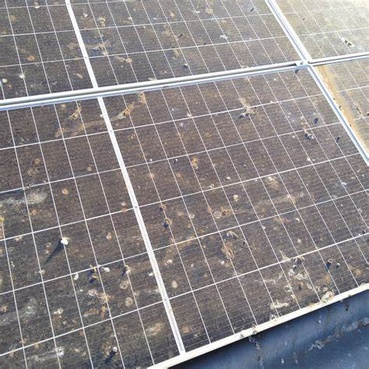
#> input picture Faulty_solar_panel/Bird-drop/Bird (10).jpg, 369 x 369 px, shrunk from 474 x 474 before the run, found by its file name; its folder holds only this picture in this run
$ python eda_visualizations.py
#> lines starting #> are read from the running program, lines starting #| are printed output that depends on the picture
import os
import numpy as np
import pandas as pd
import matplotlib.pyplot as plt
import seaborn as sns
from pathlib import Path
import cv2
from collections import Counter
import json

# Set style for plots
plt.style.use('ggplot')
sns.set(style="whitegrid")

def create_output_dir():
    """Create output directory for visualizations"""
    output_dir = Path('visualization/static')
    output_dir.mkdir(parents=True, exist_ok=True)
    return output_dir

def count_images_by_class(data_dir):
    """Count the number of images in each class"""
#> called with data_dir = 'Faulty_solar_panel'
    class_counts = {}

    # Get all subdirectories in the data directory
    for class_name in os.listdir(data_dir):
        class_dir = os.path.join(data_dir, class_name)

        # Skip if not a directory
        if not os.path.isdir(class_dir):
            continue

        # Count images in the directory
        image_files = [f for f in os.listdir(class_dir)
                      if f.lower().endswith(('.jpg', '.jpeg', '.png'))]
        class_counts[class_name] = len(image_files)
#> pass 2 of the loop in count_images_by_class, `for class_name in os.listdir(data_dir):`:

    return class_counts

def plot_class_distribution(class_counts, output_dir):
    """Plot the distribution of images across classes"""
    plt.figure(figsize=(12, 6))

    # Sort classes by count
    sorted_counts = {k: v for k, v in sorted(class_counts.items(),
                                            key=lambda item: item[1],
                                            reverse=True)}

    # Create bar plot
    bars = plt.bar(sorted_counts.keys(), sorted_counts.values(), color='skyblue')

    # Add count labels on top of bars
    for bar in bars:
        height = bar.get_height()
        plt.text(bar.get_x() + bar.get_width()/2., height + 5,
                f'{height}', ha='center', va='bottom')

    plt.title('Number of Images per Class', fontsize=16)
    plt.xlabel('Class', fontsize=14)
    plt.ylabel('Number of Images', fontsize=14)
    plt.xticks(rotation=45, ha='right')
    plt.tight_layout()

    # Save the plot
    plt.savefig(output_dir / 'class_distribution.png', dpi=300, bbox_inches='tight')
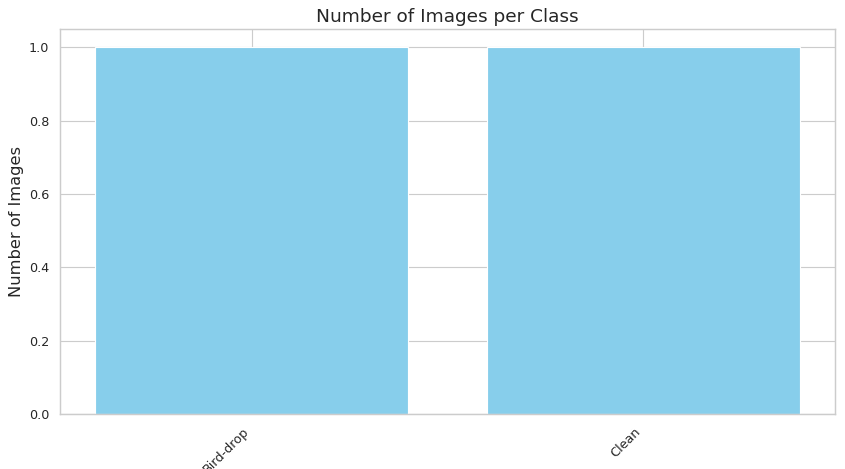
#> figure drawn by matplotlib, 1 panel
    plt.close()

def analyze_image_dimensions(data_dir):
    """Analyze the dimensions of images in the dataset"""
#> called with data_dir = 'Faulty_solar_panel'
    widths = []
    heights = []
    aspect_ratios = []

    # Process all images in all subdirectories
    for class_name in os.listdir(data_dir):
        class_dir = os.path.join(data_dir, class_name)

        # Skip if not a directory
        if not os.path.isdir(class_dir):
            continue

        # Get all image files
        image_files = [os.path.join(class_dir, f) for f in os.listdir(class_dir)
                      if f.lower().endswith(('.jpg', '.jpeg', '.png'))]

        # Sample images if there are too many
        if len(image_files) > 100:
            import random
            image_files = random.sample(image_files, 100)

        # Process each image
        for img_path in image_files:
            try:
                img = cv2.imread(img_path)
#> img is the input picture: shape (369, 369, 3); mean B, G, R 135, 133.8, 138.7
                if img is not None:
                    h, w = img.shape[:2]
#> h = 369; w = 369
                    widths.append(w)
                    heights.append(h)
                    aspect_ratios.append(w / h)
            except Exception as e:
                print(f"Error processing {img_path}: {e}")
#> pass 2 of the loop in analyze_image_dimensions, `for class_name in os.listdir(data_dir):`:
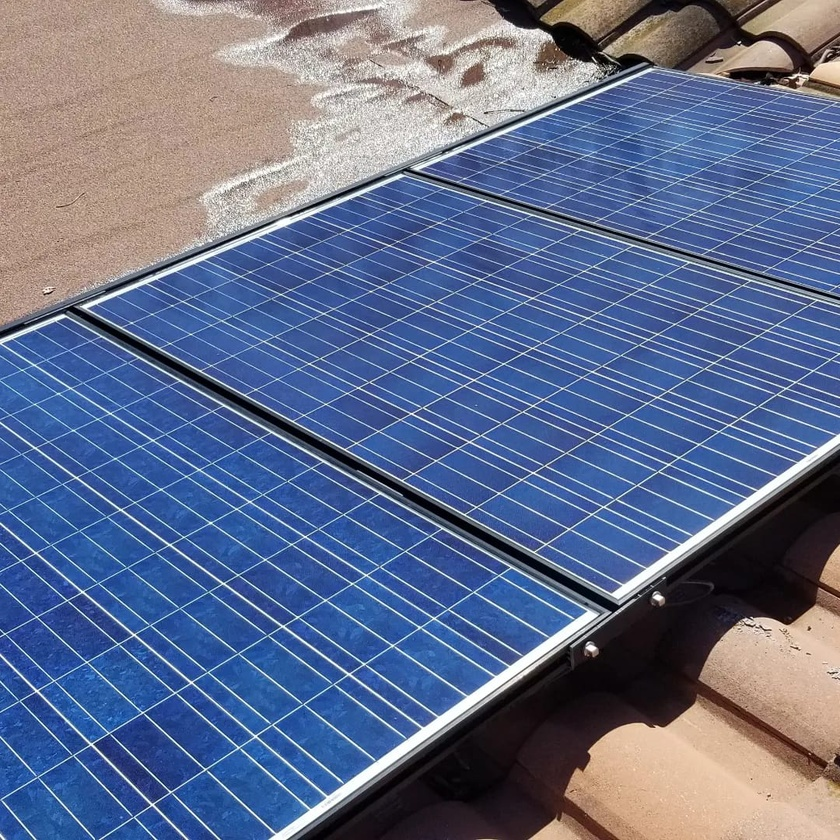
#> input picture Faulty_solar_panel/Clean/Clean (100).jpg, 840 x 840 px, shrunk from 1080 x 1080 before the run, found by its file name
#> in analyze_image_dimensions, img is the input picture: shape (840, 840, 3); mean B, G, R 140.9, 109.4, 97.5

    return widths, heights, aspect_ratios

def plot_dimension_distributions(widths, heights, aspect_ratios, output_dir):
    """Plot distributions of image dimensions"""
    # Create figure with subplots
    fig, axes = plt.subplots(1, 3, figsize=(18, 6))

    # Plot width distribution
    sns.histplot(widths, kde=True, ax=axes[0], color='skyblue')
    axes[0].set_title('Image Width Distribution', fontsize=14)
    axes[0].set_xlabel('Width (pixels)', fontsize=12)
    axes[0].set_ylabel('Count', fontsize=12)

    # Plot height distribution
    sns.histplot(heights, kde=True, ax=axes[1], color='lightgreen')
    axes[1].set_title('Image Height Distribution', fontsize=14)
    axes[1].set_xlabel('Height (pixels)', fontsize=12)
    axes[1].set_ylabel('Count', fontsize=12)

    # Plot aspect ratio distribution
    sns.histplot(aspect_ratios, kde=True, ax=axes[2], color='salmon')
    axes[2].set_title('Aspect Ratio Distribution', fontsize=14)
    axes[2].set_xlabel('Aspect Ratio (width/height)', fontsize=12)
    axes[2].set_ylabel('Count', fontsize=12)

    plt.tight_layout()

    # Save the plot
    plt.savefig(output_dir / 'dimension_distributions.png', dpi=300, bbox_inches='tight')
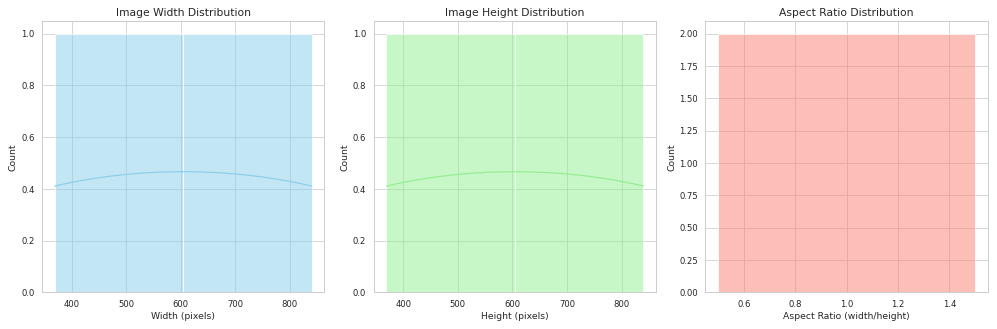
#> figure drawn by matplotlib, 3 panels; panel 1: curve peaks at x = 603.3, y = 0.466; panel 2: curve peaks at x = 603.3, y = 0.466
    plt.close()

def analyze_image_brightness(data_dir):
    """Analyze the brightness of images in the dataset"""
#> called with data_dir = 'Faulty_solar_panel'
    brightness_by_class = {}

    # Process all images in all subdirectories
    for class_name in os.listdir(data_dir):
        class_dir = os.path.join(data_dir, class_name)

        # Skip if not a directory
        if not os.path.isdir(class_dir):
            continue

        # Get all image files
        image_files = [os.path.join(class_dir, f) for f in os.listdir(class_dir)
                      if f.lower().endswith(('.jpg', '.jpeg', '.png'))]

        # Sample images if there are too many
        if len(image_files) > 50:
            import random
            image_files = random.sample(image_files, 50)

        brightness_values = []

        # Process each image
        for img_path in image_files:
            try:
                img = cv2.imread(img_path)
                if img is not None:
                    # Convert to grayscale
                    gray = cv2.cvtColor(img, cv2.COLOR_BGR2GRAY)
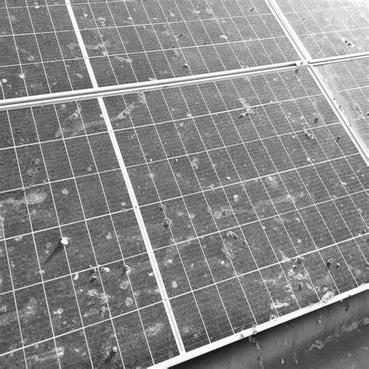
#> gray: shape (369, 369); min 6, max 255, mean 135.4
                    # Calculate average brightness
                    brightness = np.mean(gray)
#> brightness = 135.4
                    brightness_values.append(brightness)
            except Exception as e:
                print(f"Error processing {img_path}: {e}")

        if brightness_values:
            brightness_by_class[class_name] = brightness_values
#> pass 2 of the loop in analyze_image_brightness, `for class_name in os.listdir(data_dir):`:
#> in analyze_image_brightness, `gray = cv2.cvtColor(img, cv2.COLOR_BGR2GRAY)`:
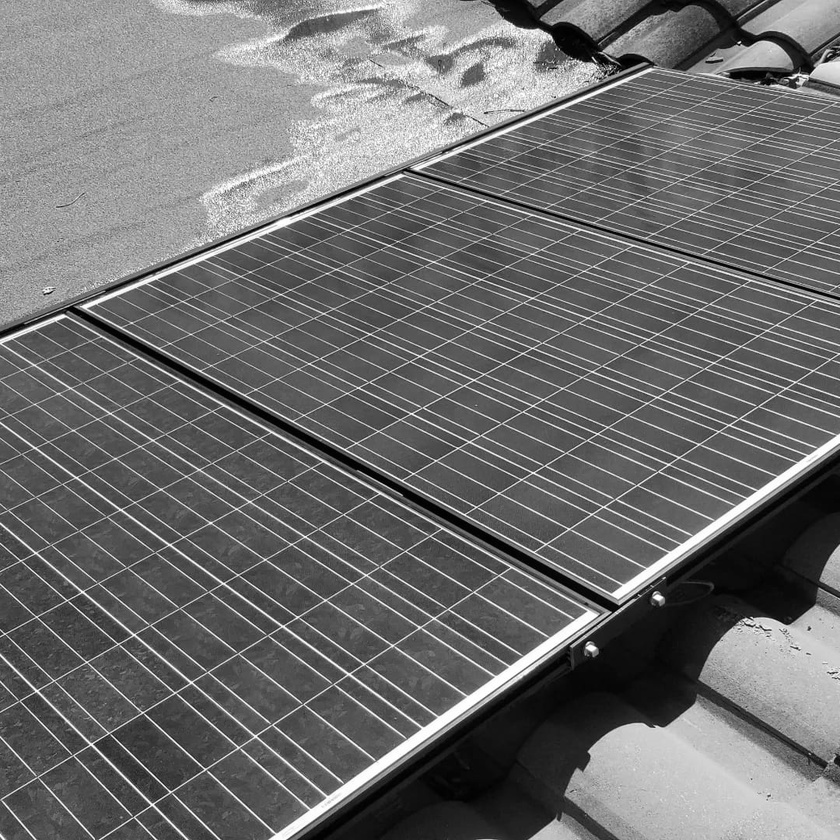
#> gray: shape (840, 840); min 0, max 255, mean 109.4
#> brightness = 109.4
#> in main, `brightness_by_class = analyze_image_brightness(train_dir)`: brightness_by_class = {'Bird-drop': [135.4], 'Clean': [109.4]}

    return brightness_by_class

def plot_brightness_distribution(brightness_by_class, output_dir):
    """Plot distribution of image brightness by class"""
    plt.figure(figsize=(12, 8))

    # Create box plot
    data = []
    labels = []

    for class_name, values in brightness_by_class.items():
        data.append(values)
        labels.append(class_name)
#> this loop made 2 passes
#> after the loop, data = [[135.4], [109.4]]; labels = ['Bird-drop', 'Clean']

    plt.boxplot(data, labels=labels, patch_artist=True)

    plt.title('Image Brightness Distribution by Class', fontsize=16)
    plt.xlabel('Class', fontsize=14)
    plt.ylabel('Brightness (0-255)', fontsize=14)
    plt.xticks(rotation=45, ha='right')
    plt.tight_layout()

    # Save the plot
    plt.savefig(output_dir / 'brightness_distribution.png', dpi=300, bbox_inches='tight')
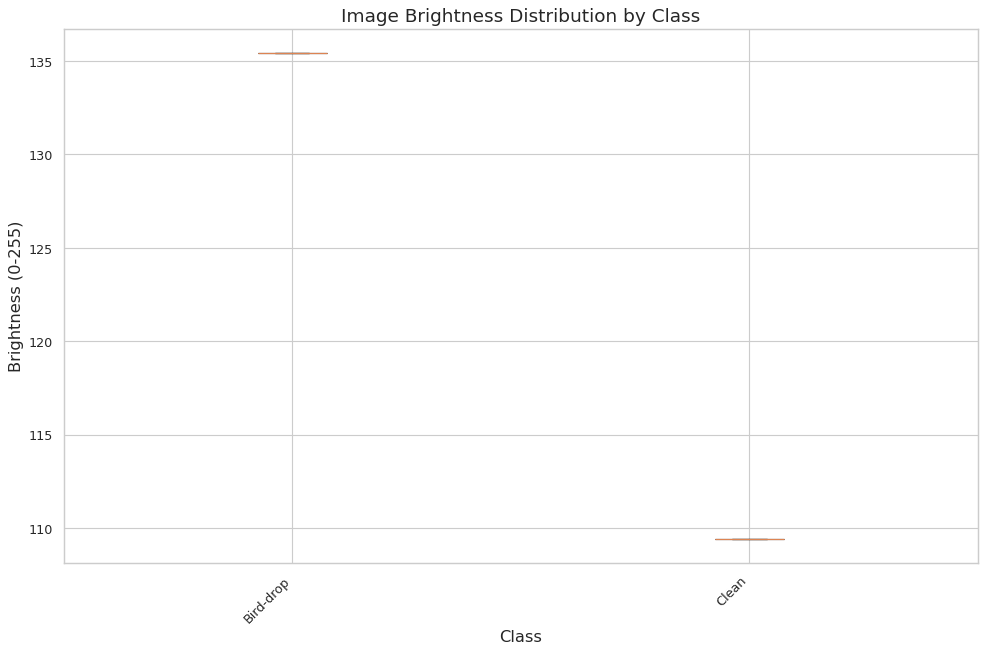
#> figure drawn by matplotlib, 1 panel
    plt.close()

def create_sample_grid(data_dir, output_dir):
    """Create a grid of sample images from each class"""
#> called with data_dir = 'Faulty_solar_panel'
    # Get all class directories
    class_dirs = [d for d in os.listdir(data_dir) if os.path.isdir(os.path.join(data_dir, d))]

    # Number of samples per class
    n_samples = 5

    # Create a grid with one row per class
    n_rows = len(class_dirs)
    n_cols = n_samples

    plt.figure(figsize=(n_cols * 3, n_rows * 3))

    for i, class_name in enumerate(class_dirs):
        class_dir = os.path.join(data_dir, class_name)

        # Get all image files
        image_files = [os.path.join(class_dir, f) for f in os.listdir(class_dir)
                      if f.lower().endswith(('.jpg', '.jpeg', '.png'))]

        # Sample images
        if len(image_files) > n_samples:
            import random
            sampled_files = random.sample(image_files, n_samples)
        else:
            sampled_files = image_files

        # Plot each sample
        for j, img_path in enumerate(sampled_files):
            if j >= n_samples:
                break

            try:
                img = cv2.imread(img_path)
                if img is not None:
                    # Convert BGR to RGB
                    img_rgb = cv2.cvtColor(img, cv2.COLOR_BGR2RGB)

                    # Create subplot
                    plt.subplot(n_rows, n_cols, i * n_cols + j + 1)
                    plt.imshow(img_rgb)
                    plt.axis('off')

                    # Add class name to the first image in each row
                    if j == 0:
                        plt.title(class_name, fontsize=12)
            except Exception as e:
                print(f"Error processing {img_path}: {e}")
#> pass 2 of the loop in create_sample_grid, `for i, class_name in enumerate(class_dirs):`:
#> img_rgb: shape (840, 840, 3)

    plt.tight_layout()

    # Save the plot
    plt.savefig(output_dir / 'sample_images.png', dpi=300, bbox_inches='tight')
    plt.close()

def analyze_batch_predictions(predictions_file, output_dir):
    """Analyze batch prediction results"""
#> called with predictions_file = 'batch_output/predictions_detailed.json'
    # Load predictions
    with open(predictions_file, 'r') as f:
#> (reads batch_output/predictions_detailed.json from the repository)
        predictions = json.load(f)

    # Count predictions by class
    pred_counts = Counter()
    confidence_by_class = {}

    for img_name, pred_data in predictions.items():
        pred_class = pred_data['prediction']
        confidence = pred_data['confidence']

        pred_counts[pred_class] += 1

        if pred_class not in confidence_by_class:
            confidence_by_class[pred_class] = []

        confidence_by_class[pred_class].append(confidence)

    # Plot prediction distribution
    plt.figure(figsize=(12, 6))

    # Sort classes by count
    sorted_counts = {k: v for k, v in sorted(pred_counts.items(),
                                            key=lambda item: item[1],
                                            reverse=True)}

    # Create bar plot
    bars = plt.bar(sorted_counts.keys(), sorted_counts.values(), color='lightcoral')

    # Add count labels on top of bars
    for bar in bars:
        height = bar.get_height()
        plt.text(bar.get_x() + bar.get_width()/2., height + 5,
                f'{height}', ha='center', va='bottom')

    plt.title('Prediction Distribution', fontsize=16)
    plt.xlabel('Predicted Class', fontsize=14)
    plt.ylabel('Count', fontsize=14)
    plt.xticks(rotation=45, ha='right')
    plt.tight_layout()

    # Save the plot
    plt.savefig(output_dir / 'prediction_distribution.png', dpi=300, bbox_inches='tight')
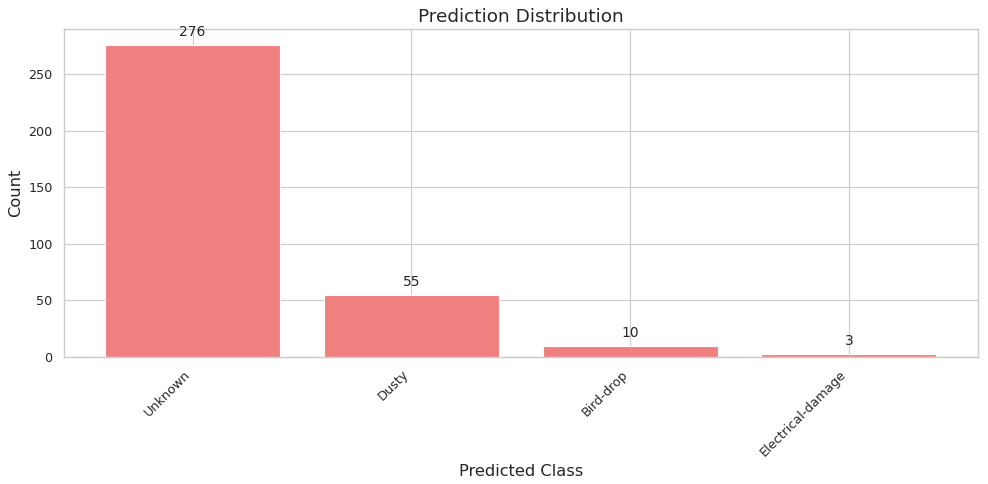
#> figure drawn by matplotlib, 1 panel; tallest bar 276 high, from x = -0.4 to 0.4
    plt.close()

    # Plot confidence distribution by class
    plt.figure(figsize=(12, 6))

    data = []
    labels = []

    for class_name, values in confidence_by_class.items():
        if values:  # Only include classes with predictions
            data.append(values)
            labels.append(class_name)

    plt.boxplot(data, labels=labels, patch_artist=True)

    plt.title('Prediction Confidence by Class', fontsize=16)
    plt.xlabel('Predicted Class', fontsize=14)
    plt.ylabel('Confidence', fontsize=14)
    plt.xticks(rotation=45, ha='right')
    plt.tight_layout()

    # Save the plot
    plt.savefig(output_dir / 'confidence_distribution.png', dpi=300, bbox_inches='tight')
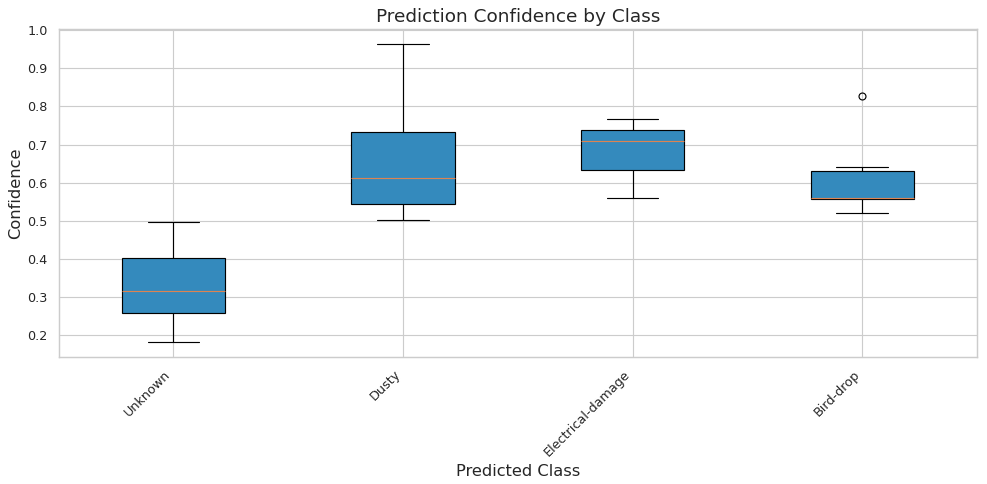
#> figure drawn by matplotlib, 1 panel
    plt.close()

def main():
    # Create output directory
    output_dir = create_output_dir()

    # Data directories
    train_dir = 'data/processed/train'
    val_dir = 'data/processed/val'
    test_dir = 'data/processed/test'

    # Check if directories exist
    if not os.path.exists(train_dir):
        train_dir = 'Faulty_solar_panel'  # Use original data if processed not available

    # Generate visualizations for training data
    if os.path.exists(train_dir):
        print(f"Analyzing training data in {train_dir}...")

        # Class distribution
        class_counts = count_images_by_class(train_dir)
        plot_class_distribution(class_counts, output_dir)

        # Image dimensions
        widths, heights, aspect_ratios = analyze_image_dimensions(train_dir)
        plot_dimension_distributions(widths, heights, aspect_ratios, output_dir)

        # Image brightness
        brightness_by_class = analyze_image_brightness(train_dir)
        plot_brightness_distribution(brightness_by_class, output_dir)

        # Sample images
        create_sample_grid(train_dir, output_dir)

    # Analyze batch predictions if available
    predictions_file = 'batch_output/predictions_detailed.json'
    if os.path.exists(predictions_file):
        print(f"Analyzing batch predictions from {predictions_file}...")
        analyze_batch_predictions(predictions_file, output_dir)

    print(f"Visualizations saved to {output_dir}")

if __name__ == "__main__":
    main()
